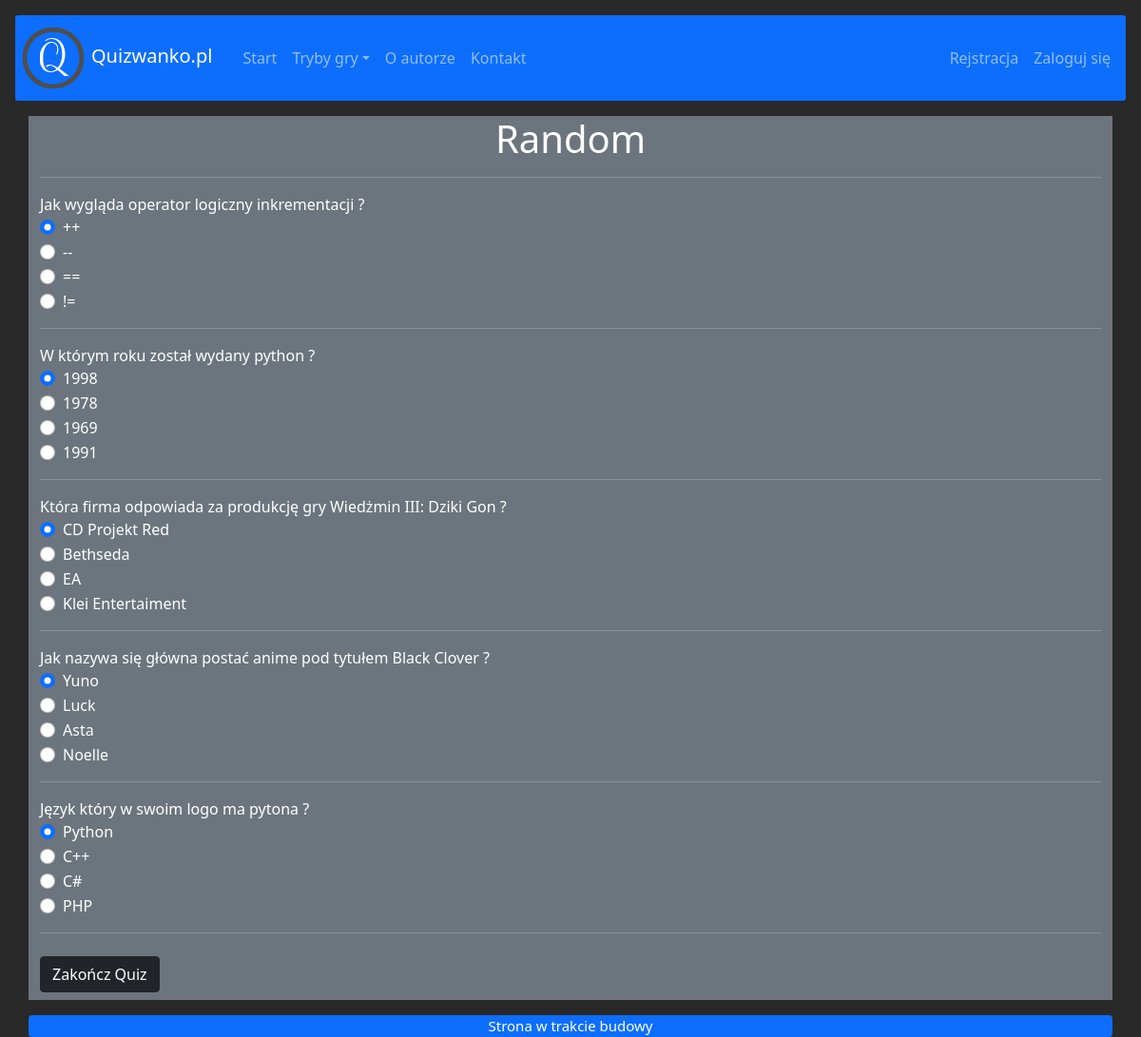
The app's page /random with its own data.
### first/models.py (models this page shows, shortened)
class Category(models.Model):
    category = models.CharField(max_length=150)

class Question(models.Model):
    category = models.ForeignKey(Category, on_delete=models.CASCADE)
    question = models.TextField()
    answer_a = models.CharField(max_length=150)
    answer_b = models.CharField(max_length=150)
    answer_c = models.CharField(max_length=150)
    answer_d = models.CharField(max_length=150)
    good_answer = models.CharField(max_length=150)

### first/views.py (the view)
# urls.py: path('random', random, name='random'),
def random(request): #Wyświetla 10 randomowych pytań z bazy danych
    category = Category.objects.get(category="Random")
    all_questions = Question.objects.all().values()
    new_list = []
    i = 0
    while i < 5:
        check = choice(all_questions)
        if check in new_list:
            continue
        else:
            new_list.append(check)
            i += 1
    data = { 'questions': new_list, 'category':category}
    return render(request, "first/quiz.html", data)

### first/templates/first/quiz.html (shortened to what this page needs)
{% extends 'first/base.html' %}
{% block content %}
    <div class="container bg-secondary">
        <header>
            <h1 class="text-center">{{category.category}}</h1>
            <hr>
        </header>
        <div class="row">
            <form action="{% url 'check_answers' %}" method="GET">
                {% for i in questions %}
                    <div class="col-md-12">
                        {{i.question}}
                    </div>
                    <div class="form-check">
                        <input class="form-check-input" type="radio" name="{{i.id}}" id="answer" value="{{i.answer_a}}" checked>
                        <label class="form-check-label" for="answer">
                            {{i.answer_a}}
                        </label>
                    </div>
                    <div class="form-check">
                        <input class="form-check-input" type="radio" name="{{i.id}}" id="answer" value="{{i.answer_b}}">
                        <label class="form-check-label" for="answer">
                            {{i.answer_b}}
                        </label>
                    </div>
                    <div class="form-check">
                        <input class="form-check-input" type="radio" name="{{i.id}}" id="answer" value="{{i.answer_c}}">
                        <label class="form-check-label" for="answer">
                            {{i.answer_c}}
                        </label>
                    </div>
                    <div class="form-check">
                        <input class="form-check-input" type="radio" name="{{i.id}}" id="answer" value="{{i.answer_d}}">
                        <label class="form-check-label" for="answer">
                            {{i.answer_d}}
                        </label>
                    </div>
                    <hr>
                {% endfor %}
                <button type="submit" class="btn btn-dark my-2">Zakończ Quiz</button>
            </form>
        </div>
    </div>
{% endblock %}

### first/static/first/css/style.css (style rules this page uses)
body { background-color: rgb(41, 41, 41); color: white; }
hr { margin-top: 1rem; margin-bottom: 1rem; border: 0; border-top: 1px solid rgba(0, 0, 0, 0.1); }

### records on screen
Category: category "Random"
Question: question "Jak wygląda operator logiczny inkrementacji ?", answer_a "++", answer_b "--", answer_c "==", answer_d "!="
Question: question "W którym roku został wydany python ?", answer_a "1998", answer_b "1978", answer_c "1969", answer_d "1991"
Question: question "Która firma odpowiada za produkcję gry Wiedżmin III: Dziki Gon ?", answer_a "CD Projekt Red", answer_b "Bethseda", answer_c "EA", answer_d "Klei Entertaiment"
Question: question "Jak nazywa się główna postać anime pod tytułem Black Clover ?", answer_a "Yuno", answer_b "Luck", answer_c "Asta", answer_d "Noelle"
Question: question "Język który w swoim logo ma pytona ?", answer_a "Python", answer_b "C++", answer_c "C#", answer_d "PHP"
